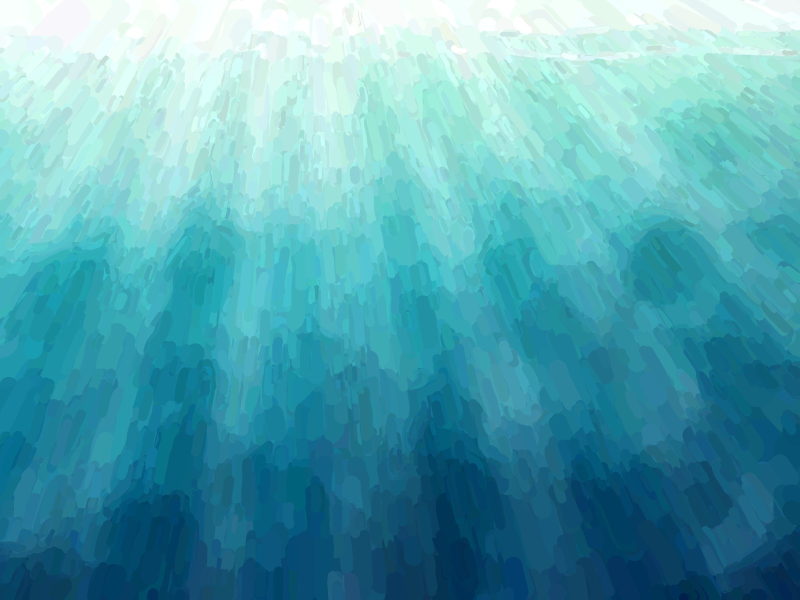
#> input picture assets/scenes/reef-map/bg.jpg, 1600 x 1200 px (shown at 1/2 size)
$ python check-contrast.py
#> lines starting #> are read from the running program, lines starting #| are printed output that depends on the picture
"""Legibility check for painted lettering on the reef map, the way shipping
games do it: measure each name's ink against the WORST part of the ground it
sits on (Xbox Accessibility Guideline 102 - judge a busy background by its
lowest-contrasting region), using WCAG relative-luminance ratios.

Builds the map plate from the real painted layers, places each baked lockup
at its map position, prints the ratio per name (large-text floor 3.0, target
4.5), and writes an annotated composite.

Usage: art-pipeline/.venv/bin/python tools/check-contrast.py [out.png]
"""
import sys
import numpy as np
from PIL import Image, ImageDraw

ROOT = __file__.rsplit('/', 2)[0]

# (lockup png, ink kind, design-space center x, y, target design width)
PLACEMENTS = [
    ('lettering_name_tide', 'light', 134, 218, 200),
    ('lettering_name_coral', 'deep', 424, 478, 235),
    ('lettering_name_deep', 'light', 672, 498, 200),
]


def rel_lum(rgb):
    c = rgb / 255.0
    c = np.where(c <= 0.03928, c / 12.92, ((c + 0.055) / 1.055) ** 2.4)
    return c[..., 0] * 0.2126 + c[..., 1] * 0.7152 + c[..., 2] * 0.0722


def plate():
    base = Image.open(f'{ROOT}/assets/scenes/reef-map/bg.jpg').convert('RGB').resize((1600, 1200))
#> base is the input picture: PIL image 1600x1200 RGB; mean R, G, B 85.5, 163.4, 176.4
    base = base.convert('RGBA')
#> base: PIL image 1600x1200 RGBA
    for name, (x, y) in (('kelp-far.webp', (288, 194)), ('kelp-mid.webp', (648, 192)),
                         ('seabed.webp', (0, 88)), ('seagrass.png', (292, 298)),
                         ('frame.webp', (0, 318))):
        im = Image.open(f'{ROOT}/assets/scenes/reef-map/{name}').convert('RGBA')
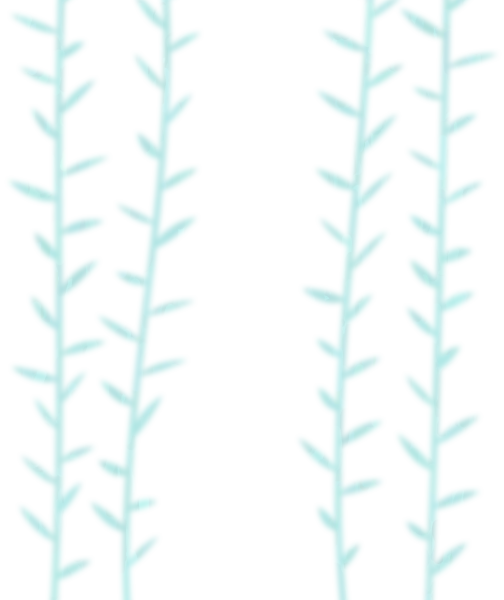
#> input picture assets/scenes/reef-map/kelp-far.webp, 1008 x 1200 px (shown at 1/2 size)
#> im is the input picture: PIL image 1008x1200 RGBA; mean R, G, B, A 44.7, 75.4, 74.4, 14.9
        base.alpha_composite(im, (x * 2, y * 2))
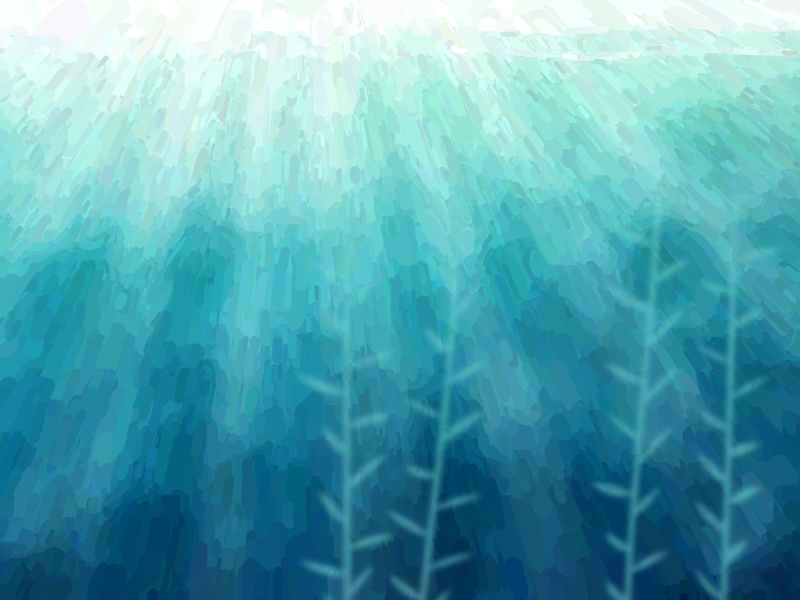
#> base: PIL image 1600x1200 RGBA (shown at 1/2 size); mean R, G, B, A 87.3, 165.6, 177.9, 255
#> pass 2 of the loop in plate, `for name, (x, y) in (('kelp-far.webp', (288, 194)), ('kelp-mid.webp', ..`:
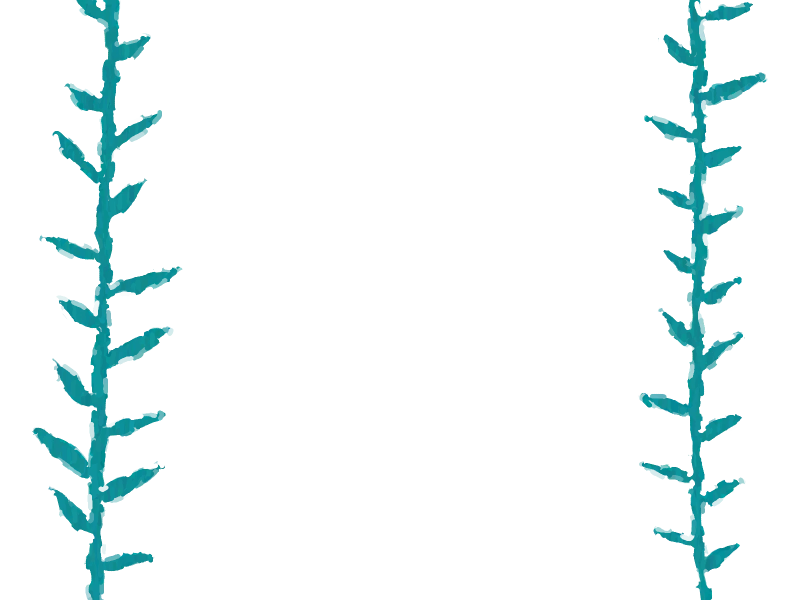
#> input picture assets/scenes/home/kelp-mid.webp, 1600 x 1200 px, found by its file name (shown at 1/2 size)
#> in plate, im is the input picture: PIL image 1600x1200 RGBA; mean R, G, B, A 3.4, 14.1, 14.6, 17.3
#> in plate, `base.alpha_composite(im, (x * 2, y * 2))`:
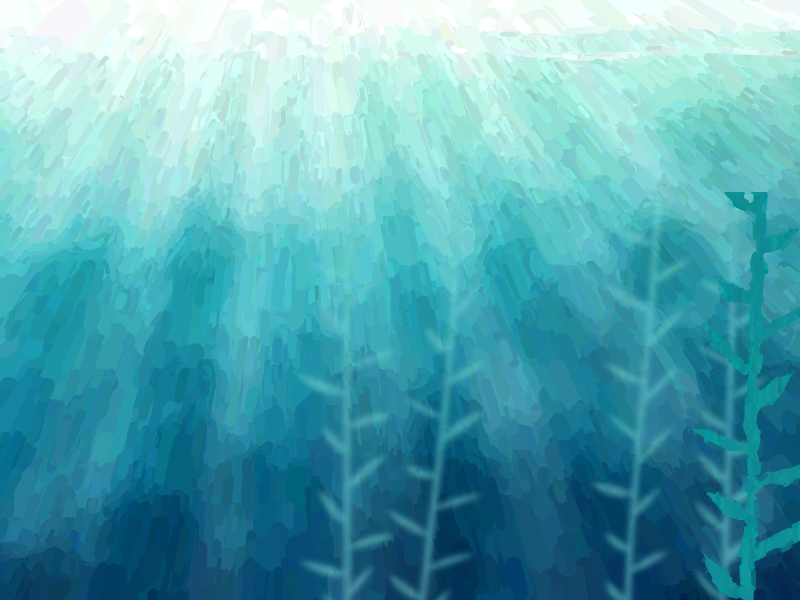
#> base: PIL image 1600x1200 RGBA (shown at 1/2 size); mean R, G, B, A 86.8, 166.2, 178.1, 255
#> pass 3 of the loop in plate, `for name, (x, y) in (('kelp-far.webp', (288, 194)), ('kelp-mid.webp', ..`:
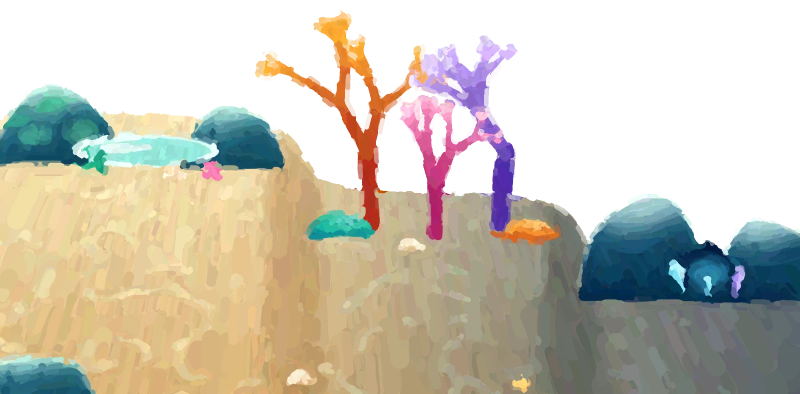
#> input picture assets/scenes/reef-map/seabed.webp, 1600 x 788 px (shown at 1/2 size)
#> in plate, im is the input picture: PIL image 1600x788 RGBA; mean R, G, B, A 108.1, 102, 87.5, 156.2
#> in plate, `base.alpha_composite(im, (x * 2, y * 2))`:
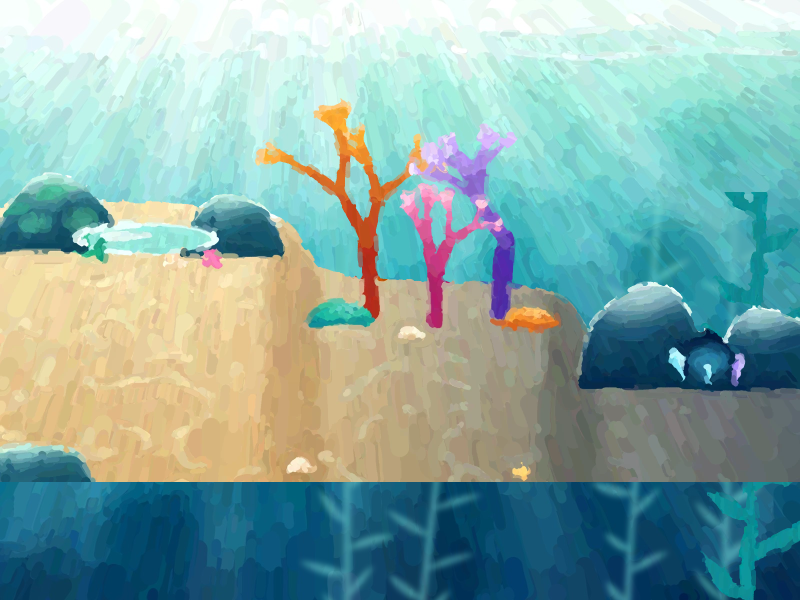
#> base: PIL image 1600x1200 RGBA (shown at 1/2 size); mean R, G, B, A 134.3, 169.8, 165.1, 255
#> the loop made 5 passes; the first 3 are shown
    return base


def ink_luminance(im, kind):
    a = np.asarray(im)
    opaque = a[a[..., 3] > 220][:, :3]
    lum = rel_lum(opaque.astype(float))
    half = np.median(lum)
    core = lum[lum > half] if kind == 'light' else lum[lum < half]
    return float(np.median(core))


def main():
    base = plate()
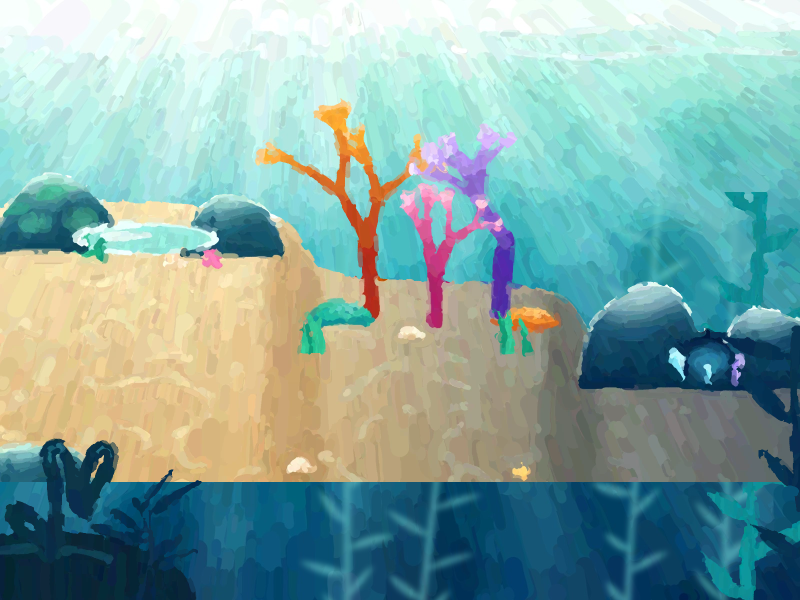
#> base: PIL image 1600x1200 RGBA (shown at 1/2 size); mean R, G, B, A 132.7, 167.7, 162.9, 255
    report = []
    boxes = []
    for name, kind, cx, cy, w in PLACEMENTS:
#> (the run stopped early here; a loop or call above may not have finished)
